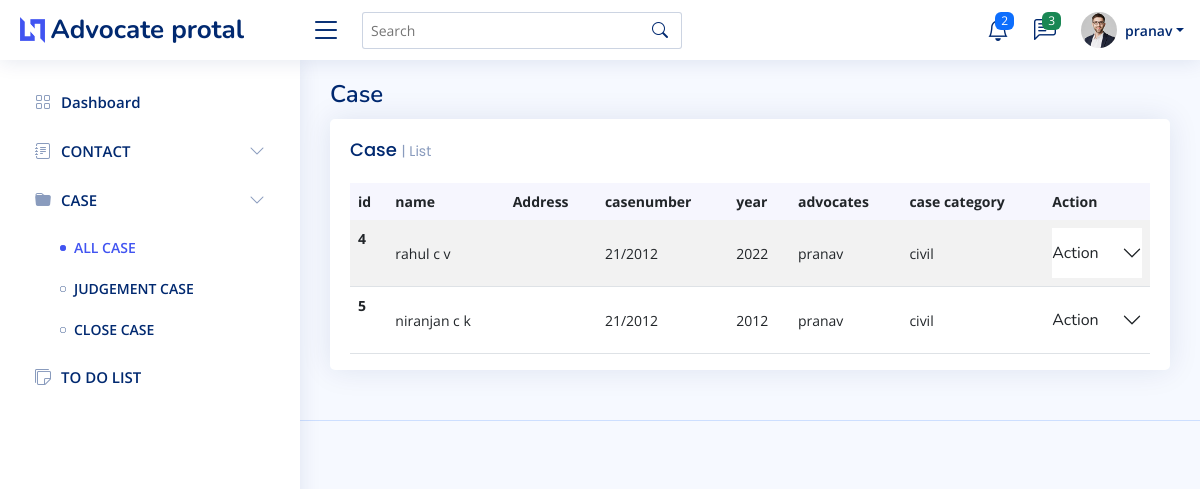
The app's page /advocate/case (signed in) with its own data.
### Admin_user/models.py (models this page shows, shortened)
class Advocate(models.Model):
    name=models.CharField(max_length=50)
    address=models.ForeignKey(Address,on_delete=models.DO_NOTHING)
    phone=models.IntegerField()
    court=models.ForeignKey(Court,null=True, on_delete=models.SET_NULL)
    def __str__(self) :
        return self.name

class CaseRegister(models.Model):
    client_name=models.ForeignKey(client, on_delete=models.CASCADE)
    case_number=models.CharField(max_length=50)
    year=models.IntegerField()
    incident=models.CharField(max_length=50,null=True)
    advocate=models.ForeignKey(Advocate,null=True,on_delete=models.SET_NULL)
    Filling_Date=models.DateField(auto_now=False, auto_now_add=False,null=True)
    First_hearing_date=models.DateField(auto_now=False, auto_now_add=False,null=True)
    Next_hearing_date=models.DateField(auto_now=False, auto_now_add=False,null=True)
    Fir_date=models.DateField(auto_now=False, auto_now_add=False,null=True)
    Fir_number=models.IntegerField(null=True)
    Fir_policeStation=models.CharField(max_length=50,null=True)
    case_category=models.ForeignKey(CaseCategory,null=True,on_delete=models.SET_NULL)
    status=models.CharField(max_length=20,choices=status_choice,null=True,default=1)

class client(models.Model):
    First_name=models.CharField(max_length=50)
    Last_name=models.CharField(max_length=50)
    Address=models.ForeignKey(Address,null=True, on_delete=models.SET_NULL)
    Category=models.CharField(max_length=50,null=True)
    is_case=models.BooleanField(default=False)
    phone=models.IntegerField(null=True)
    email=models.CharField(max_length=50,null=True)
    def __str__(self) :
        return self.First_name+" "+self.Last_name

class CaseCategory(models.Model):
    name=models.CharField(max_length=50)
    decription=models.CharField(max_length=50)
    def __str__(self):
        return self.name

### advocate/views.py (the view)
# urls.py: path("case",adv_case,name="adv_case"),
def adv_case(request):
    context={"username":getadvocatename(request),"title":"Case"}
    if getnotifications(request):
        context.update(getnotifications(request))
        print(getnotifications(request))
    context["case"]=True
    context["data"]=CaseRegister.objects.all().filter(advocate_id=getadvocateid(request))
    context["advocate_update_form"]=Upadte_advocate_form()
    context["Upadte_hearing_date_form"]=Upadte_hearing_date_form()
    return render(request,"advocate/case.html",context)

### Admin_user/form.py
class Upadte_advocate_form(forms.ModelForm):
    class Meta:
        model=CaseRegister
        fields=['advocate']
    def __init__(self,*args,**kwargs):
            super(Upadte_advocate_form,self).__init__(*args,**kwargs)
            for i in self.fields.values():
                i.widget.attrs['class']="form-control"

class Upadte_hearing_date_form(forms.ModelForm):
    class Meta:
        model=CaseRegister
        fields=['Next_hearing_date']
        widgets={
             'Next_hearing_date':DateInput(attrs={'type':"date"}),
        }
    def __init__(self,*args,**kwargs):
            super(Upadte_hearing_date_form,self).__init__(*args,**kwargs)
            for i in self.fields.values():
                i.widget.attrs['class']="form-control"

### advocate/views.py (called while the page is built)
def getadvocateid(request):
    return request.user.username[2:]

def getadvocatename(request):
    id=int(request.user.username[2:])
    return Advocate.objects.get(id=id).name;

def getnotifications(request):
    context={}
    if Notification.objects.filter(user_id=request.user.id).exists():
        context["notification"]=Notification.objects.all().filter(user_id=request.user.id)
        context["nonotification"]=Notification.objects.all().filter(user_id=request.user.id).count()
        return context
    else :
        return False

### templates/advocate/case.html (shortened to what this page needs)
{% extends 'advocate/main.html' %}
{% block content %}
<div class="col-12">
    <div class="card top-selling overflow-auto">
      <div class="card-body pb-0">
          <h5 class="card-title">Case <span>| List</span></h5>
          <table class="table table-striped">
            <thead>
              <tr>
                <th class="fw-bold" scope="col">id</th>
                <th class="fw-bold" scope="col">name</th>
                <th class="fw-bold" scope="col">Address</th>
                <th class="fw-bold" scope="col">casenumber</th>
                <th class="fw-bold" scope="col">year</th>
                <th class="fw-bold" scope="col">advocates</th>
                <th class="fw-bold" scope="col">case category</th>
                <th class="fw-bold" scope="col">Action</th>
              </tr>
            </thead>
            <tbody>
              {% for i in data %}
              <tr>
                <th scope="row">{{i.id}}</th>
                <td>{{i.client_name}}</td>
                <td>{{i.address}}</td>
                <td >{{i.case_number}}</td>
                <td >{{i.year}}</td>
                <td >{{i.advocate}}</td>
                <td >{{i.case_category}}</td>
                <td><div class="accordion accordion-flush" id="accordionFlushExample">
                  <div class="accordion-item">
                    <h2 class="accordion-header" id="flush-headingOne">
                      <button class="accordion-button collapsed" type="button" data-bs-toggle="collapse" data-bs-target="#flush-collapseOne{{i.id}}" aria-expanded="false" aria-controls="flush-collapseOne">
                        Action
                      </button>
                    </h2>
                                    {%load crispy_forms_tags %}
                  </div>
                </div></td>
              </tr>
              {% endfor %}
            </tbody>
          </table>
        </div>
      </div>
    </div>
{% endblock content %}

### templates/advocate/main.html (shortened to what this page needs)
{% load static %}
<!DOCTYPE html>
<html lang="en">
<head>
  <link href="{% static 'assets/vendor/bootstrap/css/bootstrap.min.css' %}" rel="stylesheet">
  <link href="{% static 'assets/vendor/bootstrap-icons/bootstrap-icons.css' %}" rel="stylesheet">
  <link href="{% static 'assets/vendor/boxicons/css/boxicons.min.css' %}" rel="stylesheet">
  <link href="{% static 'assets/vendor/quill/quill.snow.css' %}" rel="stylesheet">
  <link href="{% static 'assets/vendor/quill/quill.bubble.css' %}" rel="stylesheet">
  <link href="{% static 'assets/vendor/remixicon/remixicon.css' %}" rel="stylesheet">
  <link href="{% static 'assets/vendor/simple-datatables/style.css' %}" rel="stylesheet">
  <link href="{% static 'assets/css/style.css' %}" rel="stylesheet">
</head>
<body>
  <header id="header" class="header fixed-top d-flex align-items-center">
    <div class="d-flex align-items-center justify-content-between">
      <a href="/home" class="logo d-flex align-items-center">
        <img src="assets/img/logo.png" alt="">
        <span class="d-none d-lg-block">Advocate protal</span>
      </a>
      <i class="bi bi-list toggle-sidebar-btn"></i>
    </div>
    <div class="search-bar">
      <form class="search-form d-flex align-items-center" method="POST" action="#">
        <input type="text" name="query" placeholder="Search" title="Enter search keyword">
        <button type="submit" title="Search"><i class="bi bi-search"></i></button>
      </form>
    </div>
    <nav class="header-nav ms-auto">
      <ul class="d-flex align-items-center">
        <li class="nav-item dropdown">
          <a class="nav-link nav-icon" href="#" data-bs-toggle="dropdown">
            <i class="bi bi-bell"></i>
            <span class="badge bg-primary badge-number">{{nonotification}}</span>
          </a>
        </li>
        <li class="nav-item dropdown">
          <a class="nav-link nav-icon" href="#" data-bs-toggle="dropdown">
            <i class="bi bi-chat-left-text"></i>
            <span class="badge bg-success badge-number">3</span>
          </a>
        </li>
        <li class="nav-item dropdown pe-3">
          <a class="nav-link nav-profile d-flex align-items-center pe-0" href="#" data-bs-toggle="dropdown">
            <img src="assets/img/profile-img.jpg" alt="Profile" class="rounded-circle">
            <span class="d-none d-md-block dropdown-toggle ps-2">{{username}}</span>
          </a>
        </li>
      </ul>
    </nav>
  </header>
  <aside id="sidebar" class="sidebar">
    <ul class="sidebar-nav" id="sidebar-nav">
      <li class="nav-item">
        <a class="nav-link collapsed" href="{% url 'adv_dashboard' %}">
          <i class="bi bi-grid"></i>
          <span>Dashboard</span>
        </a>
      </li>
      <li class="nav-item">
        <a class="nav-link collapsed" data-bs-target="#components-nav" data-bs-toggle="collapse" href="#">
          <i class="bi bi-journal-text{% if contact or contact_category %}-fill{% endif %}"></i><span>CONTACT</span><i class="bi bi-chevron-down ms-auto"></i>
        </a>
      </li>
      <li class="nav-item">
        <a class="nav-link collapsed" data-bs-target="#tables-nav" data-bs-toggle="collapse" href="#">
          <i class="bi bi-folder{% if case or addcase or case_category or judgement_case or closed_case%}-fill{% endif %}"></i><span>CASE</span><i class="bi bi-chevron-down ms-auto"></i>
        </a>
        <ul id="tables-nav" class="nav-content collapse {% if case or addcase or case_category or judgement_case or closed_case%}show{% endif %}" data-bs-parent="#sidebar-nav">
          <li>
            <a href="{% url 'adv_case' %}" {% if case %}class="active"{% endif %}>
              <i class="bi bi-circle"></i><span>ALL CASE</span>
            </a>
          </li>
          <li>
            <a href="{% url 'adv_judgement_case' %}" {% if judgement_case %}class="active"{% endif %}>
              <i class="bi bi-circle"></i><span>JUDGEMENT CASE</span>
            </a>
          </li>
          <li>
            <a href="{% url 'adv_closed_case' %}" {% if closed_case %}class="active"{% endif %}>
              <i class="bi bi-circle"></i><span>CLOSE CASE</span>
            </a>
          </li>
        </ul>
      </li>
      <li class="nav-item">
        <a class="nav-link {% if not todo_list %}collapsed{% endif %}" href="{% url 'adv_todo' %}">
          <i class="bi bi-stickies{% if todo_list %}-fill{% endif %}"></i>
          <span>TO DO LIST</span>
        </a>
      </li>
    </ul>
  </aside>
  <main id="main" class="main">
    <div class="pagetitle">
      <h1>{{title}}</h1>
    </div>
    <section class="section dashboard">
     {% block content %}{% endblock content %}
    </section>
  </main>
  <footer id="footer" class="footer">
  </footer>
</body>
</html>

### static/assets/css/style.css (style rules this page uses)
:root { scroll-behavior: smooth; }
body { font-family: "Open Sans", sans-serif; background: #f6f9ff; color: #444444; }
a { color: #4154f1; text-decoration: none; }
h1, h2, h3, h4, h5, h6 { font-family: "Nunito", sans-serif; }
#main { margin-top: 60px; padding: 20px 30px; transition: all 0.3s; }
.pagetitle { margin-bottom: 10px; }
.pagetitle h1 { font-size: 24px; margin-bottom: 0; font-weight: 600; color: #012970; }
.card { margin-bottom: 30px; border: none; border-radius: 5px; box-shadow: 0px 0 30px rgba(1, 41, 112, 0.1); }
.card-title { padding: 20px 0 15px 0; font-size: 18px; font-weight: 500; color: #012970; font-family: "Poppins", sans-serif; }
.card-title span { color: #899bbd; font-size: 14px; font-weight: 400; }
.card-body { padding: 0 20px 20px 20px; }
.accordion-item { border: 1px solid #ebeef4; }
.accordion-flush .accordion-button { padding: 15px 0; background: none; border: 0; }
.logo { line-height: 1; }
@media (min-width: 1200px) { .logo { width: 280px; } }
.logo img { max-height: 26px; margin-right: 6px; }
.logo span { font-size: 26px; font-weight: 700; color: #012970; font-family: "Nunito", sans-serif; }
.header { transition: all 0.5s; z-index: 997; height: 60px; box-shadow: 0px 2px 20px rgba(1, 41, 112, 0.1); background-color: #fff; padding-left: 20px; }
.header .toggle-sidebar-btn { font-size: 32px; padding-left: 10px; cursor: pointer; color: #012970; }
.header .search-bar { min-width: 360px; padding: 0 20px; }
.header .search-form { width: 100%; }
.header .search-form input { border: 0; font-size: 14px; color: #012970; border: 1px solid rgba(1, 41, 112, 0.2); padding: 7px 38px 7px 8px; border-radius: 3px; transition: 0.3s; width: 100%; }
.header .search-form button { border: 0; padding: 0; margin-left: -30px; background: none; }
.header .search-form button i { color: #012970; }
.header-nav ul { list-style: none; }
.header-nav>ul { margin: 0; padding: 0; }
.header-nav .nav-icon { font-size: 22px; color: #012970; margin-right: 25px; position: relative; }
.header-nav .nav-profile { color: #012970; }
.header-nav .nav-profile img { max-height: 36px; }
.header-nav .nav-profile span { font-size: 14px; font-weight: 600; }
.header-nav .badge-number { position: absolute; inset: -2px -5px auto auto; font-weight: normal; font-size: 12px; padding: 3px 6px; }
.sidebar { position: fixed; top: 60px; left: 0; bottom: 0; width: 300px; z-index: 996; transition: all 0.3s; padding: 20px; overflow-y: auto; scrollbar-width: thin; scrollbar-color: #aab7cf transparent; box-shadow: 0px 0px 20px rgba(1, 41, 112, 0.1); background-color: #fff; }
@media (min-width: 1200px) { #main, #footer { margin-left: 300px; } }
.sidebar-nav { padding: 0; margin: 0; list-style: none; }
.sidebar-nav li { padding: 0; margin: 0; list-style: none; }
.sidebar-nav .nav-item { margin-bottom: 5px; }
.sidebar-nav .nav-link { display: flex; align-items: center; font-size: 15px; font-weight: 600; color: #4154f1; transition: 0.3; background: #f6f9ff; padding: 10px 15px; border-radius: 4px; }
.sidebar-nav .nav-link i { font-size: 16px; margin-right: 10px; color: #4154f1; }
.sidebar-nav .nav-link.collapsed { color: #012970; background: #fff; }
.sidebar-nav .nav-link.collapsed i { color: #899bbd; }
.sidebar-nav .nav-link .bi-chevron-down { margin-right: 0; transition: transform 0.2s ease-in-out; }
.sidebar-nav .nav-content { padding: 5px 0 0 0; margin: 0; list-style: none; }
.sidebar-nav .nav-content a { display: flex; align-items: center; font-size: 14px; font-weight: 600; color: #012970; transition: 0.3; padding: 10px 0 10px 40px; transition: 0.3s; }
.sidebar-nav .nav-content a i { font-size: 6px; margin-right: 8px; line-height: 0; border-radius: 50%; }
.sidebar-nav .nav-content a:hover, .sidebar-nav .nav-content a.active { color: #4154f1; }
.sidebar-nav .nav-content a.active i { background-color: #4154f1; }
.dashboard .top-selling { font-size: 14px; }
.dashboard .top-selling .table thead { background: #f6f6fe; }
.dashboard .top-selling .table thead th { border: 0; }
.dashboard .top-selling .table tbody td { vertical-align: middle; }
.footer { padding: 20px 0; font-size: 14px; transition: all 0.3s; border-top: 1px solid #cddfff; }

### records on screen
Advocate: name "pranav"
CaseRegister: id "4", client_name "rahul c v", case_number "21/2012", year "2022", advocate "pranav", case_category "civil"
CaseRegister: id "5", client_name "niranjan c k", case_number "21/2012", year "2012", advocate "pranav", case_category "civil"

### other values on screen
{{ nonotification }} "2"
{{ title }} "Case"
